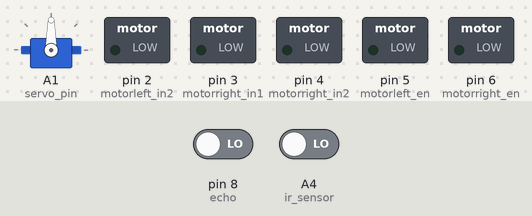
A sketch run on a simulated Arduino Uno, built with avr-gcc and run on an emulated ATmega328P. Shown: servo, switched loads named in the sketch (green lamp = pin HIGH). The test bench sets the inputs (shaded band); at power-on: A4 (ir_sensor) LOW, pin 8 (echo) LOW. Pins used as bus, display or sensor lines are not drawn.

Above: at 1.7 s.
1.8 s: A4 (ir_sensor) driven HIGH
At 2.9 s:
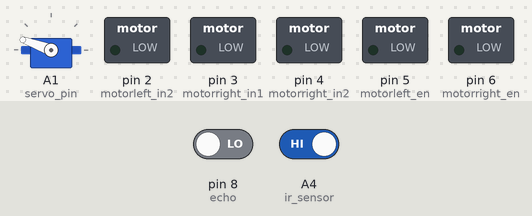
23.7 s: A4 (ir_sensor) driven LOW
At 24.6 s:
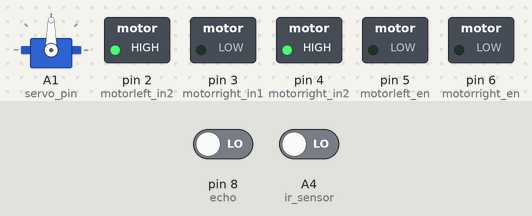
Timing chart, 0 to 37.8 s (numbered marks = the images above; inputs shaded):
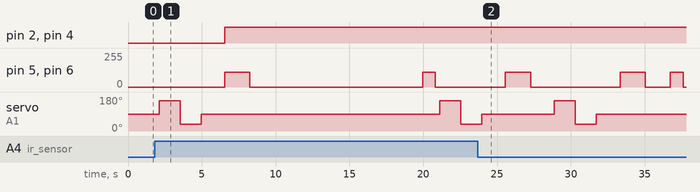

The sketch:

car_test_2.ino
```cpp
#include <Servo.h>

const int echo = 8;
const int trigger = 9;

const int motorleft_en = 5;
const int motorright_en = 6;
const int motorleft_in1 = 1;
const int motorleft_in2 = 2;
const int motorright_in1 = 3;
const int motorright_in2 = 4;

const int motorspeed = 110;
const int servo_pin = A1;
const int ir_sensor = A4;

Servo myservo;

void setup()
{
  pinMode(trigger, OUTPUT);
  pinMode(echo, INPUT);
  pinMode(ir_sensor, INPUT);

  pinMode(motorleft_in1, OUTPUT);
  pinMode(motorleft_in2, OUTPUT);
  pinMode(motorright_in1, OUTPUT);
  pinMode(motorright_in2, OUTPUT);
  pinMode(motorleft_en, OUTPUT);
  pinMode(motorright_en, OUTPUT);

  myservo.attach(servo_pin);
  myservo.write(90);
  delay(500);

  Serial.begin(9600);
}

void loop()
{

  // finish line reached

  if (digitalRead(ir_sensor) == HIGH) {
    stopmotors();
    //while (1); // forever loop
    delay(10000);
  }

  myservo.write(90);        // Always look straight ahead
  delay(500);
  int distance = getdistance();

 // while (distance > 20) {  moveforward(); int distance = getdistance();}

  stuck(distance);

  if (distance > 30)
  {
    moveforward();
  }
  //if (distance < 20)
  else
  {
    stopmotors();
    delay(100);

    // Check left (180) and right (0)
    int distleft  = measure(160);
    delay(200);
    int distright = measure(35);
    delay(200);
    int distfront = measure(90);
    delay(200);
    myservo.write(90);                     // Look forward again
    delay(200);

    if (distfront < 9)
    {
      reverse();
    } // sometimes there is no object on the sides, but if there is a object in the from the car is unalbe to take a turn. this if statement is to counter that
    if (distleft >= distright && distleft > 25) {
      turnleft();                          // Keep turning left until front is clear
    }
    else if (distright > 25) {
      turnright();               // Keep turning right until front is clear
    }
    else {
      // Both sides blocked
      reverse();
    }
  }
 // else
  {
    //moveforward();
  }
}

// ──────────────────────────────  FUNCTIONS ──────────────────────────────

int getdistance()
 {
  digitalWrite(trigger, LOW);
  delay(5);
  digitalWrite(trigger, HIGH);
  delay(10);
  digitalWrite(trigger, LOW);
 // long duration = pulseIn(echo, HIGH, 30000); // 30000 - timeout value in microseconds ~50cm
  long duration = pulseIn(echo, HIGH);
  return (duration * 0.034 / 2);
}

int measure(int angle)
{
  myservo.write(angle);
  delay(200);                     // Give servo time to reach position
  return getdistance();
}

void moveforward()
{
  digitalWrite(motorleft_in1, HIGH);
  digitalWrite(motorleft_in2, LOW);
  digitalWrite(motorright_in1, HIGH);
  digitalWrite(motorright_in2, LOW);
  analogWrite(motorleft_en, motorspeed);
  analogWrite(motorright_en, motorspeed);
}

void stopmotors()
 {
  analogWrite(motorleft_en, 0);
  analogWrite(motorright_en, 0);
}

// Keeps turning left  until the front is clear
void turnleft()
{
    myservo.write(90);
    delay(200);
    while (true)
    {
        digitalWrite(motorleft_in1, LOW);
        digitalWrite(motorleft_in2, HIGH);
        digitalWrite(motorright_in1, HIGH);
        digitalWrite(motorright_in2, LOW);
        analogWrite(motorleft_en, motorspeed - 20);   // Left wheel slower and reverse
        analogWrite(motorright_en, motorspeed);


    if (getdistance() > 30)
    {
      delay(8);
      stopmotors();
      delay(200);
      break;
    }
  }
}

// Keeps turning right until the front is clear
void turnright()
{
  myservo.write(90);
  delay(200);

  digitalWrite(motorleft_in1, HIGH);
  digitalWrite(motorleft_in2, LOW);
  digitalWrite(motorright_in1, LOW);
  digitalWrite(motorright_in2, HIGH);
  analogWrite(motorleft_en, motorspeed);
  analogWrite(motorright_en, motorspeed - 20);

  while (true)
  {
    if (getdistance() > 30) {
    delay(5);    // the sensor is at a height and does not cover the entire bumper... this delay turns the car a little more to account for bumper's width
    stopmotors();
    delay(200);
    break;
  }

  }

}

void reverse()
{
  digitalWrite(motorleft_in1, LOW);
  digitalWrite(motorleft_in2, HIGH);
  digitalWrite(motorright_in1, LOW);
  digitalWrite(motorright_in2, HIGH);
  analogWrite(motorleft_en, motorspeed );
  analogWrite(motorright_en, motorspeed );
  delay(850);
  stopmotors();
}

unsigned long timer = 0;
int lastdistance = 0;

void stuck(int currentdistance)
{
  // If distance hasn't changed much
  if (abs(currentdistance - lastdistance) <= 3)
  {
    if (timer == 0)
    {
      timer = millis();  // start timer
    }
    else if (millis() - timer >= 5000) // 5000 miliseconds ~ 5 seconds
    {
      // car is stuck
      stopmotors();
      delay(200);
      reverse();   // reverse
      delay(200);
      timer = 0;
    }
  }
  else
  {
    // not stuck
    timer = 0;
  }
  lastdistance = currentdistance;
}
```
